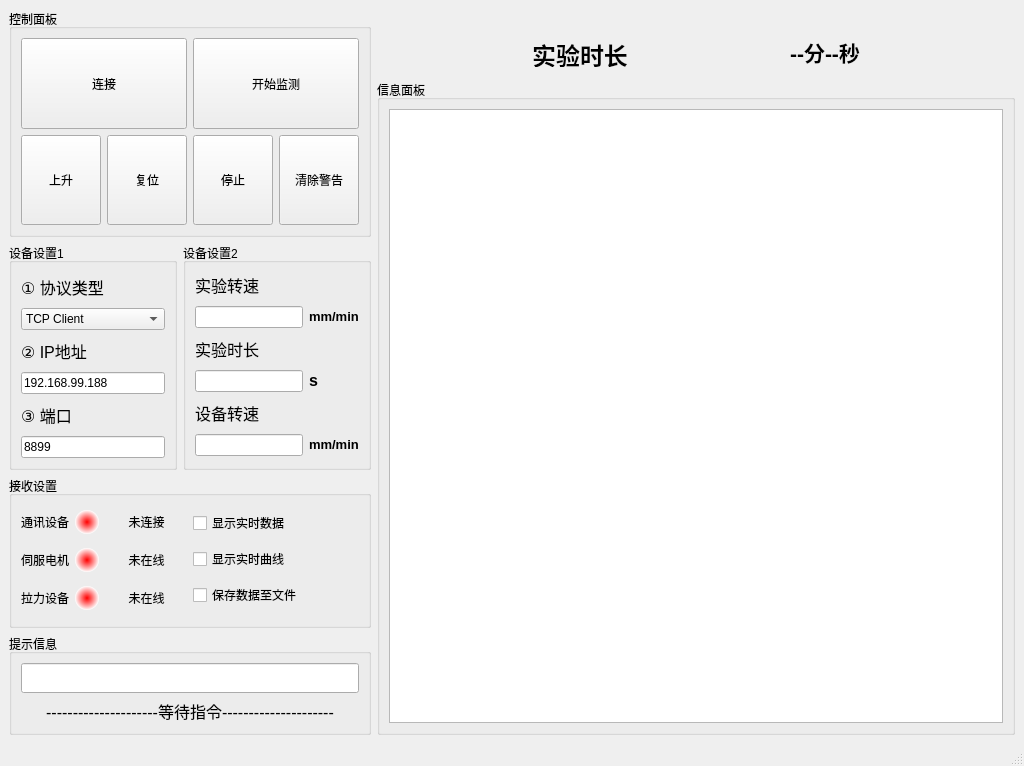
<?xml version="1.0" encoding="UTF-8"?>
<ui version="4.0">
 <class>MainWindow</class>
 <widget class="QMainWindow" name="MainWindow">
  <property name="geometry">
   <rect>
    <x>0</x>
    <y>0</y>
    <width>1024</width>
    <height>766</height>
   </rect>
  </property>
  <property name="windowTitle">
   <string>MainWindow</string>
  </property>
  <widget class="QWidget" name="centralwidget">
   <layout class="QHBoxLayout" name="horizontalLayout_12" stretch="1,2">
    <item>
     <layout class="QVBoxLayout" name="verticalLayout_5" stretch="3,3,2,1">
      <item>
       <widget class="QGroupBox" name="controlSet">
        <property name="sizePolicy">
         <sizepolicy hsizetype="Minimum" vsizetype="Preferred">
          <horstretch>0</horstretch>
          <verstretch>0</verstretch>
         </sizepolicy>
        </property>
        <property name="minimumSize">
         <size>
          <width>0</width>
          <height>0</height>
         </size>
        </property>
        <property name="maximumSize">
         <size>
          <width>16777215</width>
          <height>16777215</height>
         </size>
        </property>
        <property name="title">
         <string>控制面板</string>
        </property>
        <layout class="QVBoxLayout" name="verticalLayout_3" stretch="1,1">
         <item>
          <layout class="QHBoxLayout" name="horizontalLayout_5">
           <item>
            <widget class="QPushButton" name="connectButton">
             <property name="sizePolicy">
              <sizepolicy hsizetype="Minimum" vsizetype="Minimum">
               <horstretch>0</horstretch>
               <verstretch>0</verstretch>
              </sizepolicy>
             </property>
             <property name="styleSheet">
              <string notr="true">font: 12pt &quot;Microsoft YaHei UI&quot;;</string>
             </property>
             <property name="text">
              <string>连接</string>
             </property>
            </widget>
           </item>
           <item>
            <widget class="QPushButton" name="startButton">
             <property name="sizePolicy">
              <sizepolicy hsizetype="Minimum" vsizetype="Minimum">
               <horstretch>0</horstretch>
               <verstretch>0</verstretch>
              </sizepolicy>
             </property>
             <property name="styleSheet">
              <string notr="true">font: 12pt &quot;Microsoft YaHei UI&quot;;</string>
             </property>
             <property name="text">
              <string>开始监测</string>
             </property>
            </widget>
           </item>
          </layout>
         </item>
         <item>
          <layout class="QHBoxLayout" name="horizontalLayout_4">
           <item>
            <widget class="QPushButton" name="connectButton_2">
             <property name="sizePolicy">
              <sizepolicy hsizetype="Minimum" vsizetype="Minimum">
               <horstretch>0</horstretch>
               <verstretch>0</verstretch>
              </sizepolicy>
             </property>
             <property name="styleSheet">
              <string notr="true">font: 12pt &quot;Microsoft YaHei UI&quot;;</string>
             </property>
             <property name="text">
              <string>上升</string>
             </property>
            </widget>
           </item>
           <item>
            <widget class="QPushButton" name="connectButton_3">
             <property name="sizePolicy">
              <sizepolicy hsizetype="Minimum" vsizetype="Minimum">
               <horstretch>0</horstretch>
               <verstretch>0</verstretch>
              </sizepolicy>
             </property>
             <property name="styleSheet">
              <string notr="true">font: 12pt &quot;Microsoft YaHei UI&quot;;</string>
             </property>
             <property name="text">
              <string>复位</string>
             </property>
            </widget>
           </item>
           <item>
            <widget class="QPushButton" name="connectButton_4">
             <property name="sizePolicy">
              <sizepolicy hsizetype="Minimum" vsizetype="Minimum">
               <horstretch>0</horstretch>
               <verstretch>0</verstretch>
              </sizepolicy>
             </property>
             <property name="styleSheet">
              <string notr="true">font: 12pt &quot;Microsoft YaHei UI&quot;;</string>
             </property>
             <property name="text">
              <string>停止</string>
             </property>
            </widget>
           </item>
           <item>
            <widget class="QPushButton" name="connectButton_5">
             <property name="sizePolicy">
              <sizepolicy hsizetype="Minimum" vsizetype="Minimum">
               <horstretch>0</horstretch>
               <verstretch>0</verstretch>
              </sizepolicy>
             </property>
             <property name="styleSheet">
              <string notr="true">font: 12pt &quot;Microsoft YaHei UI&quot;;</string>
             </property>
             <property name="text">
              <string>清除警告</string>
             </property>
            </widget>
           </item>
          </layout>
         </item>
        </layout>
       </widget>
      </item>
      <item>
       <layout class="QHBoxLayout" name="horizontalLayout_10" stretch="1,1">
        <item>
         <widget class="QGroupBox" name="netSet">
          <property name="sizePolicy">
           <sizepolicy hsizetype="Minimum" vsizetype="Preferred">
            <horstretch>0</horstretch>
            <verstretch>0</verstretch>
           </sizepolicy>
          </property>
          <property name="minimumSize">
           <size>
            <width>0</width>
            <height>0</height>
           </size>
          </property>
          <property name="title">
           <string>设备设置1</string>
          </property>
          <layout class="QVBoxLayout" name="verticalLayout_6">
           <item>
            <widget class="QLabel" name="statuLable_11">
             <property name="maximumSize">
              <size>
               <width>16777215</width>
               <height>30</height>
              </size>
             </property>
             <property name="text">
              <string>&lt;html&gt;&lt;head/&gt;&lt;body&gt;&lt;p align=&quot;justify&quot;&gt;&lt;span style=&quot; font-size:12pt;&quot;&gt;① 协议类型&lt;/span&gt;&lt;/p&gt;&lt;/body&gt;&lt;/html&gt;</string>
             </property>
            </widget>
           </item>
           <item>
            <widget class="QComboBox" name="protocol">
             <property name="sizePolicy">
              <sizepolicy hsizetype="Preferred" vsizetype="Fixed">
               <horstretch>0</horstretch>
               <verstretch>0</verstretch>
              </sizepolicy>
             </property>
             <item>
              <property name="text">
               <string>TCP Client</string>
              </property>
             </item>
             <item>
              <property name="text">
               <string>TCP Server</string>
              </property>
             </item>
             <item>
              <property name="text">
               <string>UDP</string>
              </property>
             </item>
             <item>
              <property name="text">
               <string>HTTP</string>
              </property>
             </item>
            </widget>
           </item>
           <item>
            <widget class="QLabel" name="statuLable_12">
             <property name="maximumSize">
              <size>
               <width>16777215</width>
               <height>30</height>
              </size>
             </property>
             <property name="text">
              <string>&lt;html&gt;&lt;head/&gt;&lt;body&gt;&lt;p align=&quot;justify&quot;&gt;&lt;span style=&quot; font-size:12pt;&quot;&gt;② IP地址 &lt;/span&gt;&lt;/p&gt;&lt;/body&gt;&lt;/html&gt;</string>
             </property>
            </widget>
           </item>
           <item>
            <widget class="QLineEdit" name="IP">
             <property name="sizePolicy">
              <sizepolicy hsizetype="Preferred" vsizetype="Fixed">
               <horstretch>0</horstretch>
               <verstretch>0</verstretch>
              </sizepolicy>
             </property>
             <property name="text">
              <string>192.168.99.188</string>
             </property>
            </widget>
           </item>
           <item>
            <widget class="QLabel" name="statuLable_13">
             <property name="maximumSize">
              <size>
               <width>16777215</width>
               <height>30</height>
              </size>
             </property>
             <property name="text">
              <string>&lt;html&gt;&lt;head/&gt;&lt;body&gt;&lt;p align=&quot;justify&quot;&gt;&lt;span style=&quot; font-size:12pt;&quot;&gt;③ 端口&lt;/span&gt;&lt;/p&gt;&lt;/body&gt;&lt;/html&gt;</string>
             </property>
            </widget>
           </item>
           <item>
            <widget class="QLineEdit" name="port">
             <property name="sizePolicy">
              <sizepolicy hsizetype="Expanding" vsizetype="Fixed">
               <horstretch>0</horstretch>
               <verstretch>0</verstretch>
              </sizepolicy>
             </property>
             <property name="text">
              <string>8899</string>
             </property>
            </widget>
           </item>
          </layout>
         </widget>
        </item>
        <item>
         <widget class="QGroupBox" name="netSet_2">
          <property name="sizePolicy">
           <sizepolicy hsizetype="Minimum" vsizetype="Preferred">
            <horstretch>0</horstretch>
            <verstretch>0</verstretch>
           </sizepolicy>
          </property>
          <property name="minimumSize">
           <size>
            <width>0</width>
            <height>0</height>
           </size>
          </property>
          <property name="title">
           <string>设备设置2</string>
          </property>
          <layout class="QVBoxLayout" name="verticalLayout_4">
           <item>
            <widget class="QLabel" name="statuLable_15">
             <property name="maximumSize">
              <size>
               <width>16777215</width>
               <height>30</height>
              </size>
             </property>
             <property name="text">
              <string>&lt;html&gt;&lt;head/&gt;&lt;body&gt;&lt;p&gt;&lt;span style=&quot; font-size:12pt;&quot;&gt;实验转速&lt;/span&gt;&lt;/p&gt;&lt;/body&gt;&lt;/html&gt;</string>
             </property>
            </widget>
           </item>
           <item>
            <layout class="QHBoxLayout" name="horizontalLayout_7">
             <item>
              <widget class="QLineEdit" name="IP_2">
               <property name="sizePolicy">
                <sizepolicy hsizetype="Preferred" vsizetype="Fixed">
                 <horstretch>0</horstretch>
                 <verstretch>0</verstretch>
                </sizepolicy>
               </property>
               <property name="text">
                <string/>
               </property>
              </widget>
             </item>
             <item>
              <widget class="QLabel" name="statuLable_17">
               <property name="maximumSize">
                <size>
                 <width>16777215</width>
                 <height>30</height>
                </size>
               </property>
               <property name="text">
                <string>&lt;html&gt;&lt;head/&gt;&lt;body&gt;&lt;p&gt;&lt;span style=&quot; font-size:10pt; font-weight:700;&quot;&gt;mm/min&lt;/span&gt;&lt;/p&gt;&lt;/body&gt;&lt;/html&gt;</string>
               </property>
              </widget>
             </item>
            </layout>
           </item>
           <item>
            <widget class="QLabel" name="statuLable_19">
             <property name="maximumSize">
              <size>
               <width>16777215</width>
               <height>30</height>
              </size>
             </property>
             <property name="text">
              <string>&lt;html&gt;&lt;head/&gt;&lt;body&gt;&lt;p&gt;&lt;span style=&quot; font-size:12pt;&quot;&gt;实验时长&lt;/span&gt;&lt;/p&gt;&lt;/body&gt;&lt;/html&gt;</string>
             </property>
            </widget>
           </item>
           <item>
            <layout class="QHBoxLayout" name="horizontalLayout_9">
             <item>
              <widget class="QLineEdit" name="IP_3">
               <property name="sizePolicy">
                <sizepolicy hsizetype="Preferred" vsizetype="Fixed">
                 <horstretch>0</horstretch>
                 <verstretch>0</verstretch>
                </sizepolicy>
               </property>
               <property name="text">
                <string/>
               </property>
              </widget>
             </item>
             <item>
              <widget class="QLabel" name="statuLable_20">
               <property name="maximumSize">
                <size>
                 <width>16777215</width>
                 <height>30</height>
                </size>
               </property>
               <property name="text">
                <string>&lt;html&gt;&lt;head/&gt;&lt;body&gt;&lt;p&gt;&lt;span style=&quot; font-size:12pt; font-weight:700;&quot;&gt;s&lt;/span&gt;&lt;/p&gt;&lt;/body&gt;&lt;/html&gt;</string>
               </property>
              </widget>
             </item>
            </layout>
           </item>
           <item>
            <widget class="QLabel" name="statuLable_16">
             <property name="maximumSize">
              <size>
               <width>16777215</width>
               <height>30</height>
              </size>
             </property>
             <property name="text">
              <string>&lt;html&gt;&lt;head/&gt;&lt;body&gt;&lt;p align=&quot;justify&quot;&gt;&lt;span style=&quot; font-size:12pt;&quot;&gt;设备转速&lt;/span&gt;&lt;/p&gt;&lt;/body&gt;&lt;/html&gt;</string>
             </property>
            </widget>
           </item>
           <item>
            <layout class="QHBoxLayout" name="horizontalLayout_8">
             <item>
              <widget class="QLineEdit" name="port_2">
               <property name="sizePolicy">
                <sizepolicy hsizetype="Expanding" vsizetype="Fixed">
                 <horstretch>0</horstretch>
                 <verstretch>0</verstretch>
                </sizepolicy>
               </property>
               <property name="text">
                <string/>
               </property>
              </widget>
             </item>
             <item>
              <widget class="QLabel" name="statuLable_18">
               <property name="maximumSize">
                <size>
                 <width>16777215</width>
                 <height>30</height>
                </size>
               </property>
               <property name="text">
                <string>&lt;html&gt;&lt;head/&gt;&lt;body&gt;&lt;p&gt;&lt;span style=&quot; font-size:10pt; font-weight:700;&quot;&gt;mm/min&lt;/span&gt;&lt;/p&gt;&lt;/body&gt;&lt;/html&gt;</string>
               </property>
              </widget>
             </item>
            </layout>
           </item>
          </layout>
         </widget>
        </item>
       </layout>
      </item>
      <item>
       <widget class="QGroupBox" name="inputSet">
        <property name="sizePolicy">
         <sizepolicy hsizetype="Minimum" vsizetype="Preferred">
          <horstretch>0</horstretch>
          <verstretch>0</verstretch>
         </sizepolicy>
        </property>
        <property name="minimumSize">
         <size>
          <width>0</width>
          <height>0</height>
         </size>
        </property>
        <property name="maximumSize">
         <size>
          <width>16777215</width>
          <height>16777215</height>
         </size>
        </property>
        <property name="title">
         <string>接收设置</string>
        </property>
        <layout class="QHBoxLayout" name="horizontalLayout_6" stretch="2,2">
         <item>
          <layout class="QVBoxLayout" name="verticalLayout_2" stretch="1,1,1">
           <item>
            <layout class="QHBoxLayout" name="horizontalLayout" stretch="2,2,1,2,1">
             <item>
              <widget class="QLabel" name="setinfoLabel_1">
               <property name="maximumSize">
                <size>
                 <width>16777215</width>
                 <height>30</height>
                </size>
               </property>
               <property name="text">
                <string>&lt;html&gt;&lt;head/&gt;&lt;body&gt;&lt;p align=&quot;center&quot;&gt;通讯设备&lt;/p&gt;&lt;/body&gt;&lt;/html&gt;</string>
               </property>
              </widget>
             </item>
             <item>
              <widget class="QLabel" name="statuLabel1">
               <property name="minimumSize">
                <size>
                 <width>24</width>
                 <height>24</height>
                </size>
               </property>
               <property name="maximumSize">
                <size>
                 <width>24</width>
                 <height>24</height>
                </size>
               </property>
               <property name="styleSheet">
                <string notr="true">background-color: qradialgradient(spread:pad, cx:0.5, cy:0.5, radius:0.5, fx:0.5, fy:0.5, stop:0 rgba(255, 0, 0, 255), stop:1 rgba(255, 255, 255, 255));
border-radius:12px;</string>
               </property>
               <property name="text">
                <string/>
               </property>
              </widget>
             </item>
             <item>
              <spacer name="horizontalSpacer_15">
               <property name="orientation">
                <enum>Qt::Horizontal</enum>
               </property>
               <property name="sizeHint" stdset="0">
                <size>
                 <width>13</width>
                 <height>18</height>
                </size>
               </property>
              </spacer>
             </item>
             <item>
              <widget class="QLabel" name="infoLabel">
               <property name="maximumSize">
                <size>
                 <width>16777215</width>
                 <height>30</height>
                </size>
               </property>
               <property name="text">
                <string>&lt;html&gt;&lt;head/&gt;&lt;body&gt;&lt;p align=&quot;center&quot;&gt;未连接&lt;/p&gt;&lt;/body&gt;&lt;/html&gt;</string>
               </property>
              </widget>
             </item>
             <item>
              <spacer name="horizontalSpacer_17">
               <property name="orientation">
                <enum>Qt::Horizontal</enum>
               </property>
               <property name="sizeHint" stdset="0">
                <size>
                 <width>13</width>
                 <height>18</height>
                </size>
               </property>
              </spacer>
             </item>
            </layout>
           </item>
           <item>
            <layout class="QHBoxLayout" name="horizontalLayout_2" stretch="2,2,1,2,1">
             <item>
              <widget class="QLabel" name="setinfoLabel_2">
               <property name="maximumSize">
                <size>
                 <width>16777215</width>
                 <height>30</height>
                </size>
               </property>
               <property name="text">
                <string>&lt;html&gt;&lt;head/&gt;&lt;body&gt;&lt;p align=&quot;center&quot;&gt;伺服电机&lt;/p&gt;&lt;/body&gt;&lt;/html&gt;</string>
               </property>
              </widget>
             </item>
             <item>
              <widget class="QLabel" name="statuLabel1_2">
               <property name="minimumSize">
                <size>
                 <width>24</width>
                 <height>24</height>
                </size>
               </property>
               <property name="maximumSize">
                <size>
                 <width>24</width>
                 <height>24</height>
                </size>
               </property>
               <property name="styleSheet">
                <string notr="true">background-color: qradialgradient(spread:pad, cx:0.5, cy:0.5, radius:0.5, fx:0.5, fy:0.5, stop:0 rgba(255, 0, 0, 255), stop:1 rgba(255, 255, 255, 255));
border-radius:12px;</string>
               </property>
               <property name="text">
                <string/>
               </property>
              </widget>
             </item>
             <item>
              <spacer name="horizontalSpacer_16">
               <property name="orientation">
                <enum>Qt::Horizontal</enum>
               </property>
               <property name="sizeHint" stdset="0">
                <size>
                 <width>13</width>
                 <height>18</height>
                </size>
               </property>
              </spacer>
             </item>
             <item>
              <widget class="QLabel" name="infoLabel_2">
               <property name="maximumSize">
                <size>
                 <width>16777215</width>
                 <height>30</height>
                </size>
               </property>
               <property name="text">
                <string>&lt;html&gt;&lt;head/&gt;&lt;body&gt;&lt;p align=&quot;center&quot;&gt;未在线&lt;/p&gt;&lt;/body&gt;&lt;/html&gt;</string>
               </property>
              </widget>
             </item>
             <item>
              <spacer name="horizontalSpacer_18">
               <property name="orientation">
                <enum>Qt::Horizontal</enum>
               </property>
               <property name="sizeHint" stdset="0">
                <size>
                 <width>13</width>
                 <height>18</height>
                </size>
               </property>
              </spacer>
             </item>
            </layout>
           </item>
           <item>
            <layout class="QHBoxLayout" name="horizontalLayout_3" stretch="2,2,1,2,1">
             <item>
              <widget class="QLabel" name="setinfoLabel_3">
               <property name="maximumSize">
                <size>
                 <width>16777215</width>
                 <height>30</height>
                </size>
               </property>
               <property name="text">
                <string>&lt;html&gt;&lt;head/&gt;&lt;body&gt;&lt;p align=&quot;center&quot;&gt;拉力设备&lt;/p&gt;&lt;/body&gt;&lt;/html&gt;</string>
               </property>
              </widget>
             </item>
             <item>
              <widget class="QLabel" name="statuLabel1_3">
               <property name="minimumSize">
                <size>
                 <width>24</width>
                 <height>24</height>
                </size>
               </property>
               <property name="maximumSize">
                <size>
                 <width>24</width>
                 <height>24</height>
                </size>
               </property>
               <property name="styleSheet">
                <string notr="true">background-color: qradialgradient(spread:pad, cx:0.5, cy:0.5, radius:0.5, fx:0.5, fy:0.5, stop:0 rgba(255, 0, 0, 255), stop:1 rgba(255, 255, 255, 255));
border-radius:12px;</string>
               </property>
               <property name="text">
                <string/>
               </property>
              </widget>
             </item>
             <item>
              <spacer name="horizontalSpacer_19">
               <property name="orientation">
                <enum>Qt::Horizontal</enum>
               </property>
               <property name="sizeHint" stdset="0">
                <size>
                 <width>13</width>
                 <height>18</height>
                </size>
               </property>
              </spacer>
             </item>
             <item>
              <widget class="QLabel" name="infoLabel_3">
               <property name="maximumSize">
                <size>
                 <width>16777215</width>
                 <height>30</height>
                </size>
               </property>
               <property name="text">
                <string>&lt;html&gt;&lt;head/&gt;&lt;body&gt;&lt;p align=&quot;center&quot;&gt;未在线&lt;/p&gt;&lt;/body&gt;&lt;/html&gt;</string>
               </property>
              </widget>
             </item>
             <item>
              <spacer name="horizontalSpacer_20">
               <property name="orientation">
                <enum>Qt::Horizontal</enum>
               </property>
               <property name="sizeHint" stdset="0">
                <size>
                 <width>13</width>
                 <height>18</height>
                </size>
               </property>
              </spacer>
             </item>
            </layout>
           </item>
          </layout>
         </item>
         <item>
          <layout class="QVBoxLayout" name="verticalLayout" stretch="1,1,1">
           <item>
            <widget class="QCheckBox" name="preData">
             <property name="styleSheet">
              <string notr="true">font: 12pt &quot;Microsoft YaHei UI&quot;;</string>
             </property>
             <property name="text">
              <string>显示实时数据</string>
             </property>
            </widget>
           </item>
           <item>
            <widget class="QCheckBox" name="checkCurve">
             <property name="styleSheet">
              <string notr="true">font: 12pt &quot;Microsoft YaHei UI&quot;;</string>
             </property>
             <property name="text">
              <string>显示实时曲线</string>
             </property>
            </widget>
           </item>
           <item>
            <widget class="QCheckBox" name="checkFile">
             <property name="styleSheet">
              <string notr="true">font: 12pt &quot;Microsoft YaHei UI&quot;;</string>
             </property>
             <property name="text">
              <string>保存数据至文件</string>
             </property>
            </widget>
           </item>
          </layout>
         </item>
        </layout>
       </widget>
      </item>
      <item>
       <widget class="QGroupBox" name="groupBox">
        <property name="sizePolicy">
         <sizepolicy hsizetype="Minimum" vsizetype="Preferred">
          <horstretch>0</horstretch>
          <verstretch>0</verstretch>
         </sizepolicy>
        </property>
        <property name="title">
         <string>提示信息</string>
        </property>
        <layout class="QVBoxLayout" name="verticalLayout_9" stretch="1,1">
         <item>
          <widget class="QLineEdit" name="FilePath">
           <property name="sizePolicy">
            <sizepolicy hsizetype="Preferred" vsizetype="Preferred">
             <horstretch>0</horstretch>
             <verstretch>0</verstretch>
            </sizepolicy>
           </property>
           <property name="minimumSize">
            <size>
             <width>200</width>
             <height>30</height>
            </size>
           </property>
           <property name="maximumSize">
            <size>
             <width>16777215</width>
             <height>30</height>
            </size>
           </property>
          </widget>
         </item>
         <item>
          <widget class="QLabel" name="statuLable2">
           <property name="minimumSize">
            <size>
             <width>0</width>
             <height>0</height>
            </size>
           </property>
           <property name="maximumSize">
            <size>
             <width>16777215</width>
             <height>16777215</height>
            </size>
           </property>
           <property name="text">
            <string>&lt;html&gt;&lt;head/&gt;&lt;body&gt;&lt;p align=&quot;center&quot;&gt;&lt;span style=&quot; font-size:12pt;&quot;&gt;---------------------等待指令---------------------&lt;/span&gt;&lt;/p&gt;&lt;/body&gt;&lt;/html&gt;</string>
           </property>
          </widget>
         </item>
        </layout>
       </widget>
      </item>
     </layout>
    </item>
    <item>
     <layout class="QVBoxLayout" name="verticalLayout_8" stretch="1,10">
      <item>
       <layout class="QVBoxLayout" name="verticalLayout_7" stretch="1,2">
        <item>
         <spacer name="verticalSpacer">
          <property name="orientation">
           <enum>Qt::Vertical</enum>
          </property>
          <property name="sizeHint" stdset="0">
           <size>
            <width>20</width>
            <height>40</height>
           </size>
          </property>
         </spacer>
        </item>
        <item>
         <layout class="QHBoxLayout" name="horizontalLayout_11">
          <item>
           <spacer name="horizontalSpacer">
            <property name="orientation">
             <enum>Qt::Horizontal</enum>
            </property>
            <property name="sizeHint" stdset="0">
             <size>
              <width>40</width>
              <height>20</height>
             </size>
            </property>
           </spacer>
          </item>
          <item>
           <widget class="QLabel" name="infoLabel_4">
            <property name="maximumSize">
             <size>
              <width>16777215</width>
              <height>30</height>
             </size>
            </property>
            <property name="text">
             <string>&lt;html&gt;&lt;head/&gt;&lt;body&gt;&lt;p align=&quot;center&quot;&gt;&lt;span style=&quot; font-size:18pt; font-weight:700;&quot;&gt;实验时长&lt;/span&gt;&lt;/p&gt;&lt;/body&gt;&lt;/html&gt;</string>
            </property>
           </widget>
          </item>
          <item>
           <spacer name="horizontalSpacer_2">
            <property name="orientation">
             <enum>Qt::Horizontal</enum>
            </property>
            <property name="sizeHint" stdset="0">
             <size>
              <width>40</width>
              <height>20</height>
             </size>
            </property>
           </spacer>
          </item>
          <item>
           <widget class="QLabel" name="TimeLabel">
            <property name="maximumSize">
             <size>
              <width>16777215</width>
              <height>16777215</height>
             </size>
            </property>
            <property name="text">
             <string>&lt;html&gt;&lt;head/&gt;&lt;body&gt;&lt;p align=&quot;center&quot;&gt;&lt;span style=&quot; font-size:16pt; font-weight:700;&quot;&gt;--分--秒&lt;/span&gt;&lt;/p&gt;&lt;/body&gt;&lt;/html&gt;</string>
            </property>
           </widget>
          </item>
          <item>
           <spacer name="horizontalSpacer_3">
            <property name="orientation">
             <enum>Qt::Horizontal</enum>
            </property>
            <property name="sizeHint" stdset="0">
             <size>
              <width>40</width>
              <height>20</height>
             </size>
            </property>
           </spacer>
          </item>
         </layout>
        </item>
       </layout>
      </item>
      <item>
       <widget class="QGroupBox" name="groupBox_12">
        <property name="title">
         <string>信息面板</string>
        </property>
        <layout class="QVBoxLayout" name="verticalLayout_10">
         <item>
          <widget class="QChartView" name="curve">
           <property name="minimumSize">
            <size>
             <width>0</width>
             <height>0</height>
            </size>
           </property>
          </widget>
         </item>
        </layout>
       </widget>
      </item>
     </layout>
    </item>
   </layout>
  </widget>
  <widget class="QMenuBar" name="menubar">
   <property name="geometry">
    <rect>
     <x>0</x>
     <y>0</y>
     <width>1024</width>
     <height>21</height>
    </rect>
   </property>
  </widget>
  <widget class="QStatusBar" name="statusbar"/>
 </widget>
 <customwidgets>
  <customwidget>
   <class>QChartView</class>
   <extends>QGraphicsView</extends>
   <header>qchartview.h</header>
  </customwidget>
 </customwidgets>
 <resources/>
 <connections/>
</ui>
